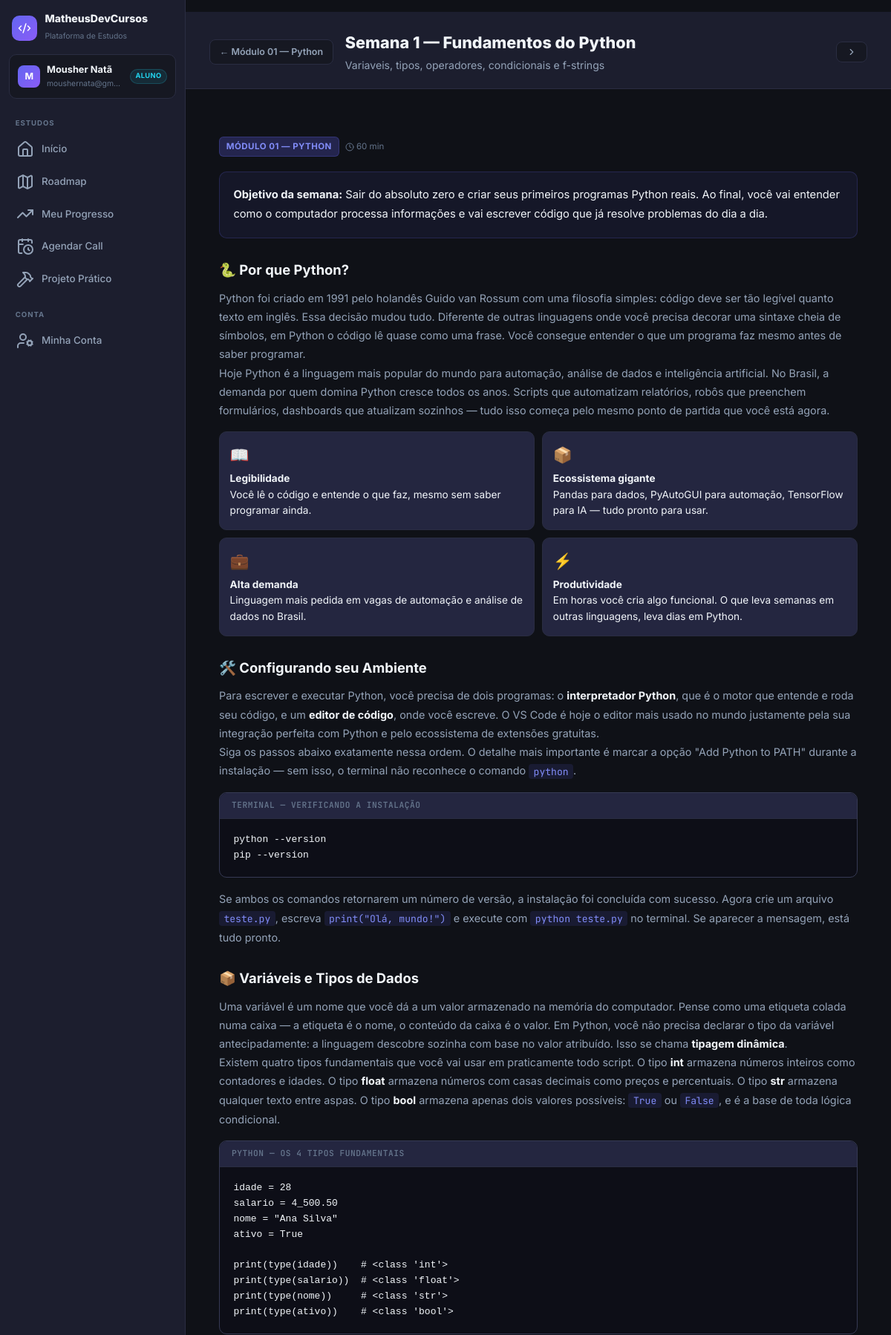
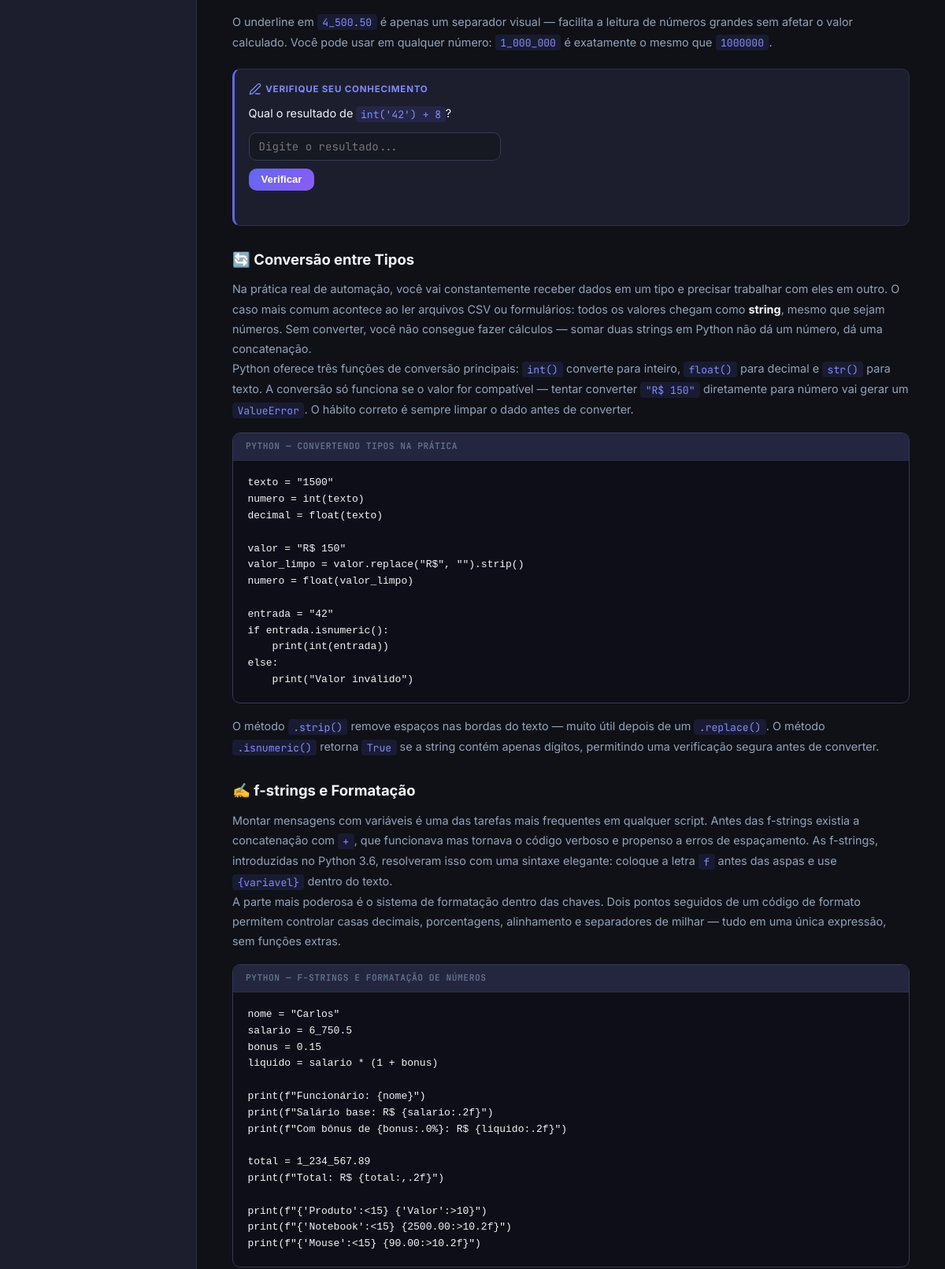
/lesson/1 (signed in, upper part), run on the app's committed database (2 pictures, top to bottom).
### app.py (models this page shows)
class User(UserMixin, db.Model):
    id = db.Column(db.Integer, primary_key=True)
    username = db.Column(db.String(80), unique=True, nullable=False)
    email = db.Column(db.String(120), unique=True, nullable=True)
    password_hash = db.Column(db.String(200), nullable=False)
    role = db.Column(db.String(20), default='student')
    created_at = db.Column(db.DateTime, default=datetime.utcnow)
    is_active_user = db.Column(db.Boolean, default=True)
    modules = db.relationship('UserModule', backref='user', lazy=True, cascade='all, delete-orphan')
    progress = db.relationship('LessonProgress', backref='user', lazy=True, cascade='all, delete-orphan')
    submissions = db.relationship('ExerciseSubmission', backref='user', lazy=True, cascade='all, delete-orphan')

class Module(db.Model):
    id = db.Column(db.Integer, primary_key=True)
    name = db.Column(db.String(200), nullable=False)
    short_name = db.Column(db.String(80))
    description = db.Column(db.Text)
    price = db.Column(db.Float, default=0.0)
    duration = db.Column(db.String(100))
    level = db.Column(db.String(50))
    color = db.Column(db.String(20), default='purple')
    icon = db.Column(db.String(10), default='🐍')
    is_active = db.Column(db.Boolean, default=True)
    lessons = db.relationship('Lesson', backref='module', lazy=True, order_by='Lesson.order')
    users = db.relationship('UserModule', backref='module', lazy=True)

class Lesson(db.Model):
    id = db.Column(db.Integer, primary_key=True)
    module_id = db.Column(db.Integer, db.ForeignKey('module.id'), nullable=False)
    title = db.Column(db.String(200), nullable=False)
    subtitle = db.Column(db.String(200))
    content = db.Column(db.Text)
    week_number = db.Column(db.Integer, default=1)
    order = db.Column(db.Integer, default=1)
    duration_minutes = db.Column(db.Integer, default=60)
    exercises = db.relationship('Exercise', backref='lesson', lazy=True, order_by='Exercise.order')
    progress_records = db.relationship('LessonProgress', backref='lesson', lazy=True)

### app.py (the view)
@app.route('/lesson/<int:lesson_id>')
@login_required
def lesson_view(lesson_id):
    lesson = Lesson.query.get_or_404(lesson_id)
    mod = lesson.module
    if current_user.role != 'admin':
        um = UserModule.query.filter_by(user_id=current_user.id, module_id=mod.id).first()
        if not um:
            flash('Sem acesso a este módulo.', 'error')
            return redirect(url_for('dashboard'))
        completed_ids = {lp.lesson_id for lp in LessonProgress.query.filter_by(user_id=current_user.id).all()}
        all_lessons = mod.lessons
        idx = next((i for i, l in enumerate(all_lessons) if l.id == lesson_id), 0)
        unlocked = idx == 0 or all_lessons[idx - 1].id in completed_ids
        if not unlocked:
            flash('Complete a aula anterior para desbloquear esta.', 'error')
            return redirect(url_for('module_view', module_id=mod.id))
    is_completed = LessonProgress.query.filter_by(user_id=current_user.id, lesson_id=lesson_id).first() is not None
    ex_passed = {
        ex.id: ExerciseSubmission.query.filter_by(user_id=current_user.id, exercise_id=ex.id, passed=True).first() is not None
        for ex in lesson.exercises
    }
    ex_last_code = {}
    for ex in lesson.exercises:
        sub = ExerciseSubmission.query.filter_by(user_id=current_user.id, exercise_id=ex.id)\
            .order_by(ExerciseSubmission.submitted_at.desc()).first()
        ex_last_code[ex.id] = sub.code if sub else ex.starter_code
    all_lessons = mod.lessons
    idx = next((i for i, l in enumerate(all_lessons) if l.id == lesson_id), 0)
    completed_ids_nav = {lp.lesson_id for lp in LessonProgress.query.filter_by(user_id=current_user.id).all()}
    prev_lesson = all_lessons[idx - 1] if idx > 0 else None
    raw_next = all_lessons[idx + 1] if idx < len(all_lessons) - 1 else None
    next_lesson = raw_next if raw_next and (idx == 0 or lesson_id in completed_ids_nav or current_user.role == 'admin') else None
    all_done = all(ex_passed.values()) if lesson.exercises else True
    return render_template('student/lesson.html',
        lesson=lesson, mod=mod, is_completed=is_completed,
        ex_passed=ex_passed, ex_last_code=ex_last_code,
        all_done=all_done, prev_lesson=prev_lesson, next_lesson=next_lesson)

### app.py (called while the page is built)
@login_manager.user_loader
def load_user(user_id):
    return User.query.get(int(user_id))

### templates/student/lesson.html (shortened to what this page needs)
{% extends "base.html" %}
{% block content %}
<div class="page-header">
  <div class="page-header-inner" style="display:flex; align-items:center; gap:1rem;">
    <a href="{{ url_for('module_view', module_id=mod.id) }}" class="btn-sm secondary">← {{ mod.short_name or mod.name }}</a>
    <div style="flex:1;">
      <h1>{{ lesson.title }}</h1>
      <p>{{ lesson.subtitle }}</p>
    </div>
    <div style="display:flex; gap:0.5rem; align-items:center;">
      {% if next_lesson %}
        <a href="{{ url_for('lesson_view', lesson_id=next_lesson.id) }}" class="btn-sm secondary" title="Próxima aula">
          <i data-lucide="chevron-right" style="width:14px;height:14px;"></i>
        </a>
      {% endif %}
    </div>
  </div>
</div>
<div class="page-body">
<div class="page-body-inner">
  <div class="lesson-content-page">
    <div style="display:flex; align-items:center; gap:0.5rem; margin-bottom:1.25rem; flex-wrap:wrap;">
      <span style="background:var(--primary-glow); color:var(--primary-light); font-size:0.72rem; font-weight:700; padding:0.18rem 0.55rem; border-radius:6px; text-transform:uppercase; letter-spacing:0.04em; border:1px solid rgba(99,102,241,0.25);">
        {{ mod.short_name }}
      </span>
      <span style="font-size:0.72rem; color:var(--text3);">
        <i data-lucide="clock" style="width:12px;height:12px;display:inline;vertical-align:middle;"></i> {{ lesson.duration_minutes }} min
      </span>
    </div>
    {{ lesson.content|safe }}
  </div>
</div>
</div>
{% endblock %}

### templates/base.html (shortened to what this page needs)
<!DOCTYPE html>
<html lang="pt-BR">
<head>
  <link rel="stylesheet" href="{{ url_for('static', filename='css/style.css') }}">
  <link rel="stylesheet" href="https://cdnjs.cloudflare.com/ajax/libs/codemirror/5.65.16/codemirror.min.css">
  <link rel="stylesheet" href="https://cdnjs.cloudflare.com/ajax/libs/codemirror/5.65.16/theme/dracula.min.css">
</head>
<body>
<div class="app-layout">
  <aside class="sidebar" id="sidebar">
    <div class="sb-brand">
      <a href="{{ url_for('index') }}" class="sb-brand-link">
        <div class="sb-brand-icon"><i data-lucide="code-2" style="width:18px;height:18px;color:#fff;"></i></div>
        <div class="sb-brand-text">
          <strong>MatheusDevCursos</strong>
          <span>Plataforma de Estudos</span>
        </div>
      </a>
    </div>
    <div class="sb-user">
      <div class="sb-user-avatar">{{ current_user.username[0].upper() }}</div>
      <div class="sb-user-info">
        <strong>{{ current_user.username }}</strong>
        <small>{{ current_user.email or '' }}</small>
      </div>
      {% if current_user.role == 'admin' %}
        <span class="sb-badge sb-badge-admin">Admin</span>
      {% else %}
        <span class="sb-badge sb-badge-student">Aluno</span>
      {% endif %}
    </div>
    <nav class="sb-nav">
      {% if current_user.role == 'admin' %}
        <div class="sb-section-label">Administração</div>
        <a href="{{ url_for('admin_dashboard') }}" class="sb-link{{ ' active' if request.endpoint == 'admin_dashboard' }}">
          <i data-lucide="layout-dashboard"></i><span>Dashboard</span>
        </a>
        <a href="{{ url_for('admin_students') }}" class="sb-link{{ ' active' if request.endpoint in ['admin_students', 'admin_student_detail'] }}">
          <i data-lucide="users"></i><span>Alunos</span>
        </a>
        <a href="{{ url_for('admin_revenue') }}" class="sb-link{{ ' active' if request.endpoint == 'admin_revenue' }}">
          <i data-lucide="wallet"></i><span>Receita</span>
        </a>
        <a href="{{ url_for('admin_calls') }}" class="sb-link{{ ' active' if request.endpoint == 'admin_calls' }}">
          <i data-lucide="calendar-clock"></i><span>Calls</span>
        </a>
        <a href="{{ url_for('admin_projetos') }}" class="sb-link{{ ' active' if request.endpoint == 'admin_projetos' }}">
          <i data-lucide="hammer"></i><span>Projetos</span>
        </a>
      {% else %}
        <div class="sb-section-label">Estudos</div>
        <a href="{{ url_for('dashboard') }}" class="sb-link{{ ' active' if request.endpoint == 'dashboard' }}">
          <i data-lucide="home"></i><span>Início</span>
        </a>
        <a href="{{ url_for('roadmap') }}" class="sb-link{{ ' active' if request.endpoint == 'roadmap' }}">
          <i data-lucide="map"></i><span>Roadmap</span>
        </a>
        <a href="{{ url_for('profile') }}" class="sb-link{{ ' active' if request.endpoint == 'profile' }}">
          <i data-lucide="trending-up"></i><span>Meu Progresso</span>
        </a>
        <a href="{{ url_for('schedule_call') }}" class="sb-link{{ ' active' if request.endpoint == 'schedule_call' }}">
          <i data-lucide="calendar-clock"></i><span>Agendar Call</span>
        </a>
        <a href="{{ url_for('projeto_pratico') }}" class="sb-link{{ ' active' if request.endpoint == 'projeto_pratico' }}">
          <i data-lucide="hammer"></i><span>Projeto Prático</span>
        </a>
        <div class="sb-section-label" style="margin-top:0.5rem;">Conta</div>
        <a href="{{ url_for('minha_conta') }}" class="sb-link{{ ' active' if request.endpoint == 'minha_conta' }}">
          <i data-lucide="user-cog"></i><span>Minha Conta</span>
        </a>
      {% endif %}
    </nav>
  </aside>
  <main class="main-content">
    <div style="padding: 0 2rem; padding-top: 1rem; max-width:1100px; margin:0 auto;">
    </div>
    {% block content %}{% endblock %}
  </main>
</div>
</body>
</html>

### data on the page
User: username "M", username "Mousher Natã", email "moushernata@gm…"
Module: short_name "Módulo 01 — Python", short_name "MÓDULO 01 — PYTHON"
Lesson: title "Semana 1 — Fundamentos do Python", subtitle "Variaveis, tipos, operadores, condicionais e f-strings", duration_minutes "60"
